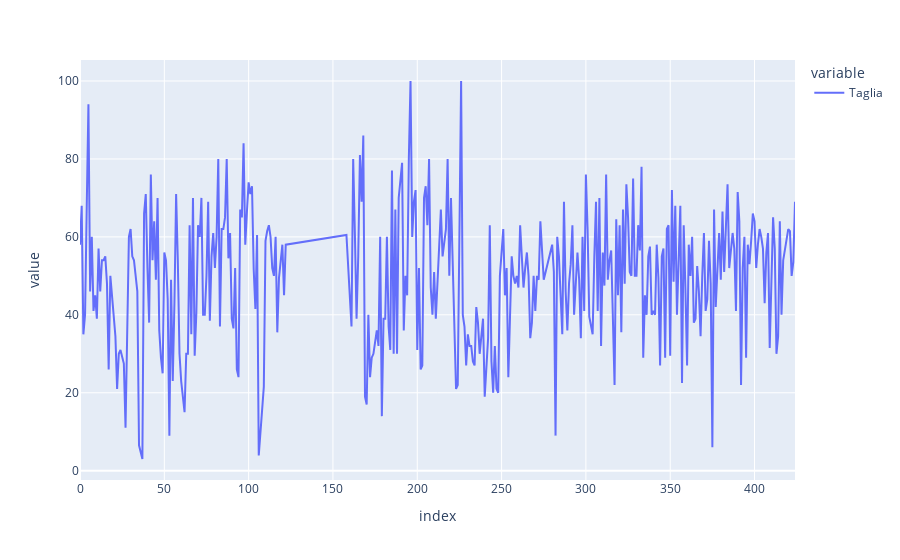

The cell this chart's notebook holds for it:
### Code cell
df['Taglia'].plot()

### Figure 1 — Plotly figure (JSON) as saved in the notebook; plotly's stock layout.template omitted (floating-point values rounded to 4 significant figures; data arrays with more than 128 entries replaced by an {"elided": "..."} marker saying what was removed)
{"data": [{"hovertemplate": "variable=Taglia<br>index=%{x}<br>value=%{y}<extra></extra>", "legendgroup": "Taglia", "line": {"color": "#636efa", "dash": "solid"}, "mode": "lines", "name": "Taglia", "orientation": "v", "showlegend": true, "type": "scatter", "x": {"elided": "364 int values"}, "xaxis": "x", "y": {"elided": "364 float values"}, "yaxis": "y"}], "layout": {"legend": {"title": {"text": "variable"}, "tracegroupgap": 0}, "margin": {"t": 60}, "xaxis": {"anchor": "y", "domain": [0, 1], "title": {"text": "index"}}, "yaxis": {"anchor": "x", "domain": [0, 1], "title": {"text": "value"}}}}
